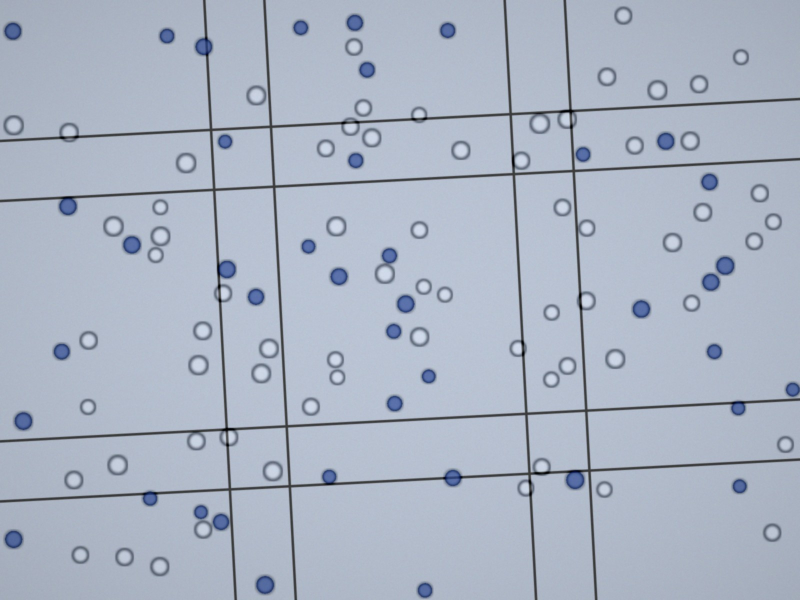
#> input picture examples/synthetic_trypan.jpg, 1600 x 1200 px (shown at 1/2 size)
$ python -i grid.py   (imports and definitions only)
#> lines starting #> are read from the running program, lines starting #| are printed output that depends on the picture; after the words box and inside, x2 and y2 are one past the last pixel; in counts of white or black regions, pixels touching at a corner belong together
### foscount/core/fov.py
"""Field-of-view handling for photos taken through the eyepiece.

Phone or camera photos taken through the eyepiece show a round, bright field
of view surrounded by black. The black part must be ignored: it would distort
the background estimate, the noise threshold and the grid search.
"""

from __future__ import annotations

import cv2
import numpy as np


def field_of_view(gray: np.ndarray) -> np.ndarray | None:
    """Boolean mask of the illuminated field, or ``None`` if (almost) the
    whole image is illuminated."""
    g = gray.astype(np.float32)
    small_f = min(1.0, 400.0 / max(g.shape))
    small = cv2.resize(g, None, fx=small_f, fy=small_f, interpolation=cv2.INTER_AREA)
    small = cv2.GaussianBlur(small, (0, 0), 2)
    bright = float(np.percentile(small, 75))
    dark = small < 0.35 * bright
    # only dark regions touching the image border count as "outside"
    n, lab = cv2.connectedComponents(dark.astype(np.uint8))
    border = set(np.unique(np.concatenate([lab[0], lab[-1], lab[:, 0], lab[:, -1]]))) - {0}
    outside = np.isin(lab, list(border)) & dark
    if outside.mean() < 0.03:
        return None
    inside = ~outside
    # stay clear of the blurry rim of the field
    k = max(3, int(round(0.015 * max(small.shape))) | 1)
    inside = cv2.erode(inside.astype(np.uint8), cv2.getStructuringElement(cv2.MORPH_ELLIPSE, (k, k)))
    mask = cv2.resize(inside, (g.shape[1], g.shape[0]), interpolation=cv2.INTER_NEAREST) > 0
    return mask


def fill_outside(gray: np.ndarray, mask: np.ndarray | None) -> np.ndarray:
    """Replace everything outside the field of view by the median inside."""
    if mask is None:
        return gray
    out = gray.astype(np.float32).copy()
    out[~mask] = float(np.median(out[mask]))
    return out

### foscount/core/grid.py
"""Detection of the Bürker counting grid.

Approach
--------
1. Enhance thin line structures with a morphological top-hat / black-hat.
2. Estimate the grid rotation by searching the angle that makes the row and
   column projection profiles sharpest (lines then add up in a single bin while
   cells average out).
3. Deskew and find line positions as peaks in the projection profiles.
4. Classify the gaps between consecutive lines. In a Bürker chamber the large
   counting squares (0.2 mm) are four times wider than the strips between the
   double lines (0.05 mm), so the largest regular gap is a counting square.

All square coordinates are expressed in the *grid frame*: the image rotated by
``grid.angle_deg`` around ``grid.center``. Use :func:`to_grid_frame` and
:func:`from_grid_frame` to convert points.
"""

from __future__ import annotations

import cv2
import numpy as np
from scipy.ndimage import median_filter
from scipy.signal import find_peaks, peak_widths

from .fov import field_of_view, fill_outside
from .models import Chamber, Grid, Square


# ----------------------------------------------------------------- transforms
def _matrix(grid: Grid) -> np.ndarray:
    return cv2.getRotationMatrix2D(grid.center, grid.angle_deg, 1.0)


def to_grid_frame(grid: Grid, pts: np.ndarray) -> np.ndarray:
    """Image coordinates (N,2) -> grid frame coordinates (N,2)."""
    pts = np.asarray(pts, dtype=np.float64).reshape(-1, 2)
    m = _matrix(grid)
    return pts @ m[:, :2].T + m[:, 2]


def from_grid_frame(grid: Grid, pts: np.ndarray) -> np.ndarray:
    pts = np.asarray(pts, dtype=np.float64).reshape(-1, 2)
    inv = cv2.invertAffineTransform(_matrix(grid))
    return pts @ inv[:, :2].T + inv[:, 2]


def square_corners(grid: Grid, sq: Square) -> np.ndarray:
    """The 4 corners of a square in image coordinates (TL, TR, BR, BL)."""
    pts = np.array([[sq.x0, sq.y0], [sq.x1, sq.y0], [sq.x1, sq.y1], [sq.x0, sq.y1]])
    return from_grid_frame(grid, pts)


# ------------------------------------------------------------------ detection
def _to_gray(img: np.ndarray) -> np.ndarray:
    if img.ndim == 3:
        img = cv2.cvtColor(img, cv2.COLOR_BGR2GRAY)
    return img.astype(np.float32)


def _line_maps(gray: np.ndarray) -> list[np.ndarray]:
    k = max(7, int(round(min(gray.shape) * 0.015)) | 1)
    kernel = cv2.getStructuringElement(cv2.MORPH_RECT, (k, k))
    dark = cv2.morphologyEx(gray, cv2.MORPH_BLACKHAT, kernel)
    bright = cv2.morphologyEx(gray, cv2.MORPH_TOPHAT, kernel)
    return [dark, bright]


def _rotate(img: np.ndarray, angle: float, center: tuple[float, float]) -> tuple[np.ndarray, np.ndarray]:
    h, w = img.shape[:2]
    m = cv2.getRotationMatrix2D(center, angle, 1.0)
    rot = cv2.warpAffine(img, m, (w, h), flags=cv2.INTER_LINEAR, borderValue=0)
    valid = cv2.warpAffine(np.ones((h, w), np.float32), m, (w, h),
                           flags=cv2.INTER_NEAREST, borderValue=0)
    return rot, valid


def _profiles(enh: np.ndarray, valid: np.ndarray) -> tuple[np.ndarray, np.ndarray]:
    col_n = valid.sum(axis=0)
    row_n = valid.sum(axis=1)
    col = enh.sum(axis=0) / np.maximum(col_n, 1)
    row = enh.sum(axis=1) / np.maximum(row_n, 1)
    # ignore columns/rows that are mostly outside the (rotated) field
    col[col_n < 0.4 * col_n.max()] = 0
    row[row_n < 0.4 * row_n.max()] = 0
    return col, row


def _sharpness(profile: np.ndarray) -> float:
    p = profile[profile > 0]
    if p.size < 10:
        return 0.0
    return float(np.std(p) / (np.mean(p) + 1e-6))


def estimate_angle(enh: np.ndarray, max_angle: float = 12.0) -> tuple[float, float]:
    """Return (angle_deg, score) maximising projection sharpness."""
    h, w = enh.shape
    s = min(1.0, 700.0 / max(h, w))
    small = cv2.resize(enh, (int(w * s), int(h * s)), interpolation=cv2.INTER_AREA)
    c = (small.shape[1] / 2.0, small.shape[0] / 2.0)

    def score(a: float) -> float:
        rot, valid = _rotate(small, a, c)
        col, row = _profiles(rot, valid)
        return _sharpness(col) + _sharpness(row)

    angles = np.arange(-max_angle, max_angle + 1e-9, 0.5)
    scores = [score(a) for a in angles]
    best = float(angles[int(np.argmax(scores))])
    for step in (0.1, 0.02):
        fine = np.arange(best - 5 * step, best + 5 * step + 1e-9, step)
        fs = [score(a) for a in fine]
        best = float(fine[int(np.argmax(fs))])
    return best, max(scores)


def find_lines(profile: np.ndarray, min_sep: int) -> tuple[np.ndarray, float]:
    """Line positions (sub-pixel) as peaks in a projection profile, plus the
    median full width of the lines at 25 % of their height."""
    p = profile.astype(np.float64)
    nz = p > 0
    if nz.sum() < 10:
        return np.array([]), 0.0
    base = median_filter(p, size=max(15, 4 * min_sep) | 1, mode="nearest")
    d = p - base
    d[~nz] = 0
    noise = 1.4826 * np.median(np.abs(d[nz] - np.median(d[nz]))) + 1e-9
    peaks, props = find_peaks(d, distance=max(2, min_sep), prominence=6 * noise)
    if peaks.size == 0:
        return peaks.astype(float), 0.0
    # keep only peaks clearly above the typical peak height (rejects texture)
    # grid lines span the whole image, so they are by far the strongest peaks;
    # cells (especially dark, stained ones) only make small bumps
    strong = props["prominences"] >= 0.3 * props["prominences"].max()
    peaks = peaks[strong]
    width = float(np.median(peak_widths(d, peaks, rel_height=0.75)[0]))
    # sub-pixel refinement by parabola fit
    out = []
    for i in peaks:
        if 0 < i < len(d) - 1:
            a, b, c = d[i - 1], d[i], d[i + 1]
            den = a - 2 * b + c
            off = 0.5 * (a - c) / den if den != 0 else 0.0
            out.append(i + float(np.clip(off, -0.5, 0.5)))
        else:
            out.append(float(i))
    return np.array(out), width


def _square_intervals(lines: np.ndarray) -> tuple[list[tuple[float, float]], float | None, bool]:
    """Pick the gaps between lines that are large counting squares.

    Returns (intervals, square_size_px, confident). ``confident`` is True when
    strips with ~1/4 of the square size were also found, confirming the scale.
    """
    if len(lines) < 2:
        return [], None, False
    gaps = np.diff(lines)
    big = gaps.max()
    cand = gaps[gaps >= 0.7 * big]
    size = float(np.median(cand))
    intervals = [(float(lines[i]), float(lines[i + 1]))
                 for i, g in enumerate(gaps) if 0.8 * size <= g <= 1.2 * size]
    ratio = 0.05 / 0.2
    has_strips = bool(np.any(np.abs(gaps / size - ratio) < 0.08))
    return intervals, size, has_strips


def detect_grid(img: np.ndarray, chamber: Chamber | None = None,
                max_angle: float = 12.0) -> Grid | None:
    """Detect the counting grid. Returns ``None`` if no square was found."""
    chamber = chamber or Chamber()
    gray = _to_gray(img)
    h, w = gray.shape
    center = (w / 2.0, h / 2.0)
    fov = field_of_view(gray)
    gray = fill_outside(gray, fov)

    best: Grid | None = None
    best_score = -1.0
    for enh in _line_maps(gray):
        if fov is not None:
            enh = enh * fov
        angle, score = estimate_angle(enh, max_angle)
        rot, valid = _rotate(enh, angle, center)
        if fov is not None:
            valid = valid * _rotate(fov.astype(np.float32), angle, center)[0]
        col, row = _profiles(rot, valid)
        min_sep = max(3, int(min(h, w) * 0.004))
        v, vw = find_lines(col, min_sep)
        hl, hw = find_lines(row, min_sep)
        xi, xs, xconf = _square_intervals(v)
        yi, ys, yconf = _square_intervals(hl)
        if not xi or not yi:
            continue
        # squares must be (roughly) square and big enough to count in; tiny
        # "squares" come from the 2-3 lines of a double/triple line
        if not (0.75 < xs / ys < 1.33):
            continue
        if min(xs, ys) < 0.08 * min(h, w):
            continue
        sc = (score + (1.0 if (xconf and yconf) else 0.0)
              + 0.25 * np.log1p(len(xi) * len(yi)))
        if sc > best_score:
            squares = []
            for r, (y0, y1) in enumerate(yi):
                for c, (x0, x1) in enumerate(xi):
                    squares.append(Square(x0, y0, x1, y1, row=r, col=c))
            if fov is not None:  # only squares completely inside the field
                tmp = Grid(angle_deg=angle, center=center)
                keep = []
                for q in squares:
                    pts = np.round(square_corners(tmp, q)).astype(int)
                    if all(0 <= x < w and 0 <= y < h and fov[y, x] for x, y in pts):
                        keep.append(q)
                squares = keep
                if not squares:
                    continue
            px_per_mm = 0.5 * (xs + ys) / chamber.square_side_mm
            best = Grid(angle_deg=angle, center=center, squares=squares,
                        px_per_mm=px_per_mm, v_lines=list(v), h_lines=list(hl),
                        line_width_px=max(vw, hw), strips_found=bool(xconf and yconf))
            best_score = sc
    return best


def empty_grid(img_shape: tuple[int, ...]) -> Grid:
    h, w = img_shape[:2]
    return Grid(angle_deg=0.0, center=(w / 2.0, h / 2.0))


def line_mask(grid: Grid, shape: tuple[int, ...], width: int = 3) -> np.ndarray:
    """Binary mask (uint8) of detected grid lines in image coordinates."""
    h, w = shape[:2]
    mask = np.zeros((h, w), np.uint8)
    big = 2 * max(h, w)
    for x in grid.v_lines:
        p = from_grid_frame(grid, np.array([[x, -big], [x, big]]))
        cv2.line(mask, tuple(np.round(p[0]).astype(int)), tuple(np.round(p[1]).astype(int)), 255, width)
    for y in grid.h_lines:
        p = from_grid_frame(grid, np.array([[-big, y], [big, y]]))
        cv2.line(mask, tuple(np.round(p[0]).astype(int)), tuple(np.round(p[1]).astype(int)), 255, width)
    return mask

>>> import cv2
>>> picture = cv2.imread('../../examples/synthetic_trypan.jpg')
#> picture is the input picture: shape (1200, 1600, 3); mean B, G, R 195.7, 180, 170.9
>>> result = detect_grid(picture)
#> in _to_gray, `img = cv2.cvtColor(img, cv2.COLOR_BGR2GRAY)`:
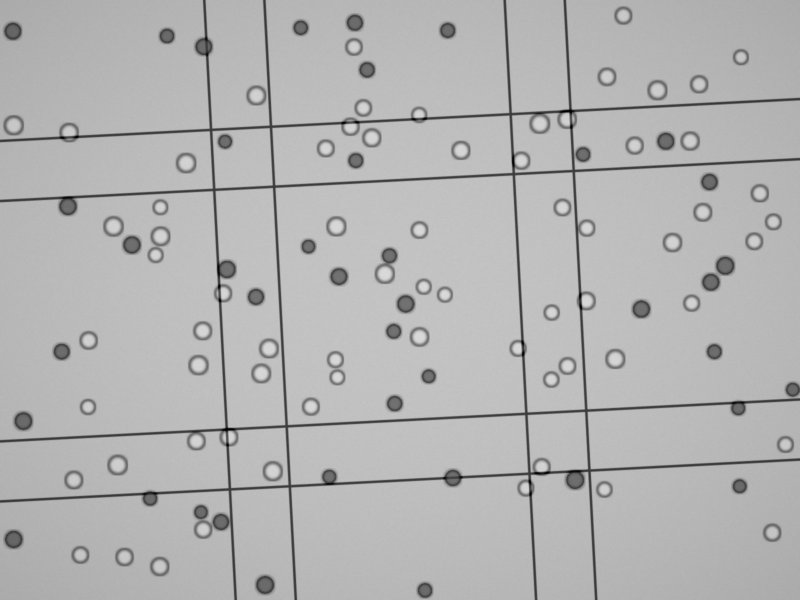
#> img: shape (1200, 1600) (shown at 1/2 size); min 0, max 219, mean 179
#> in field_of_view, `small = cv2.GaussianBlur(small, (0, 0), 2)`:
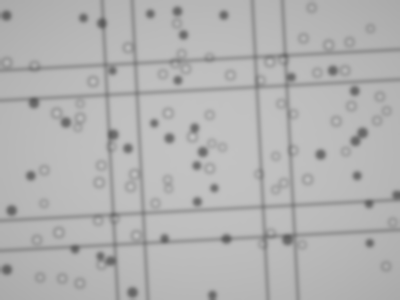
#> small: shape (300, 400) float32; min 92.75, max 194.5, mean 179
#> in field_of_view, `bright = float(np.percentile(small, 75))`: bright = 187.6
#> in field_of_view, `dark = small < 0.35 * bright`: dark: shape (300, 400) bool; every value is 0
#> in field_of_view, `n, lab = cv2.connectedComponents(dark.astype(np.uint8))`: lab: shape (300, 400) int32; every value is 0
#> in field_of_view, `n, lab = cv2.connectedComponents(dark.astype(np.uint8))`: n = 1
#> in field_of_view, `border = set(np.unique(np.concatenate([lab[0], lab[-1], lab[:, 0], lab..`: border = 0 items
#> in _line_maps, `k = max(7, int(round(min(gray.shape) * 0.015)) | 1)`: k = 19
#> in _line_maps, `bright = cv2.morphologyEx(gray, cv2.MORPH_TOPHAT, kernel)`:
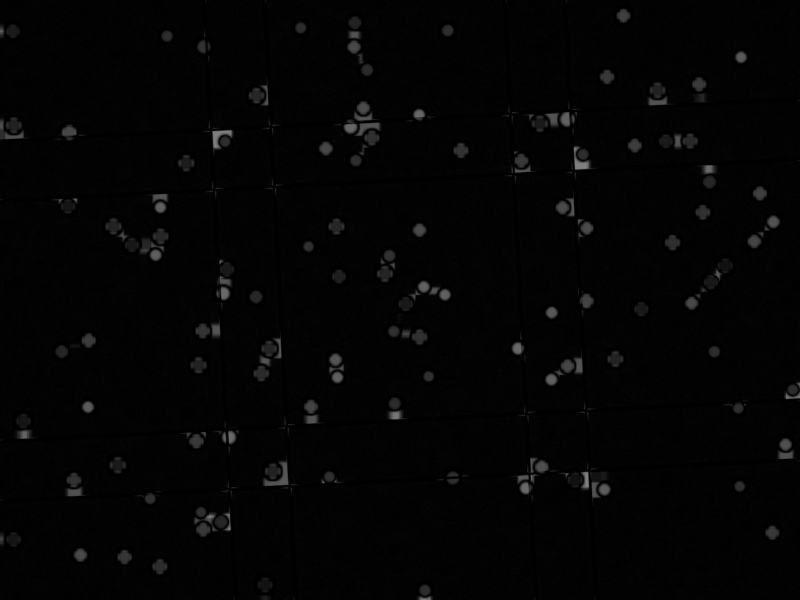
#> bright: shape (1200, 1600) float32 (shown at 1/2 size); min 0, max 131, mean 4
#> the loop in detect_grid, `for enh in _line_maps(gray):` made 2 passes
#> (s in estimate_angle, c in estimate_angle, angle, score) on pass 1: (0.438, (350, 262.5), -3, 3.15)
#> (s in estimate_angle, c in estimate_angle, angle, score) on pass 2: (0.438, (350, 262.5), -3, 0.853)
#> pass 1, in estimate_angle, `small = cv2.resize(enh, (int(w * s), int(h * s)), interpolation=cv2.IN..`:
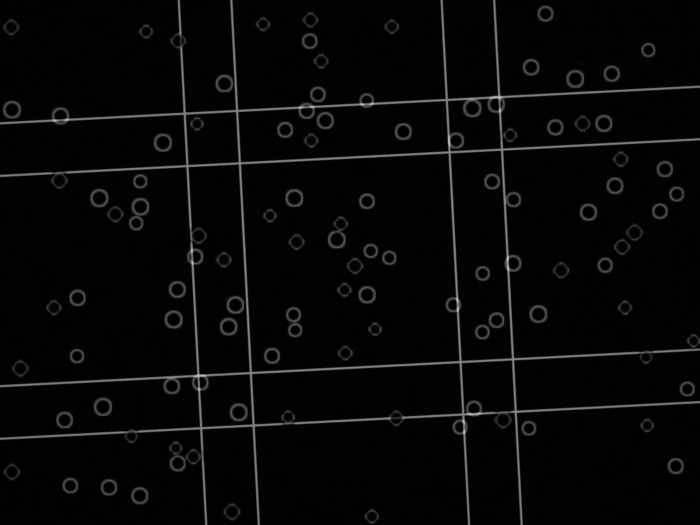
#> small: shape (525, 700) float32; min 0, max 190.8, mean 7.8
#> pass 1, in _rotate, `rot = cv2.warpAffine(img, m, (w, h), flags=cv2.INTER_LINEAR, borderVal..`:
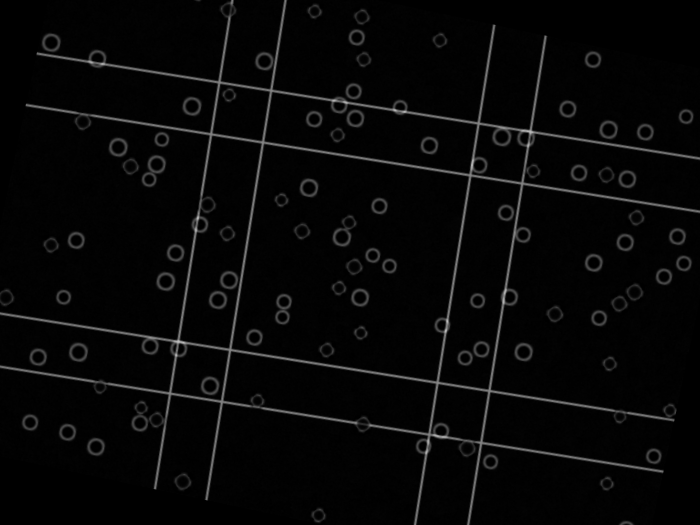
#> rot: shape (525, 700) float32; min 0, max 190.3, mean 7.5
#> after the loop in detect_grid, `for enh in _line_maps(gray):`:
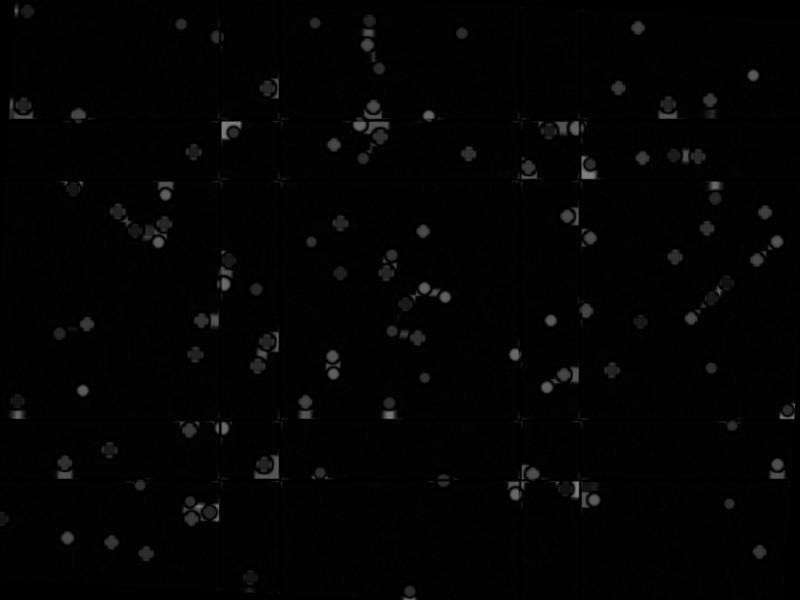
#> rot: shape (1200, 1600) float32 (shown at 1/2 size); min 0, max 131, mean 4
#> after the loop in detect_grid, `for enh in _line_maps(gray):`:
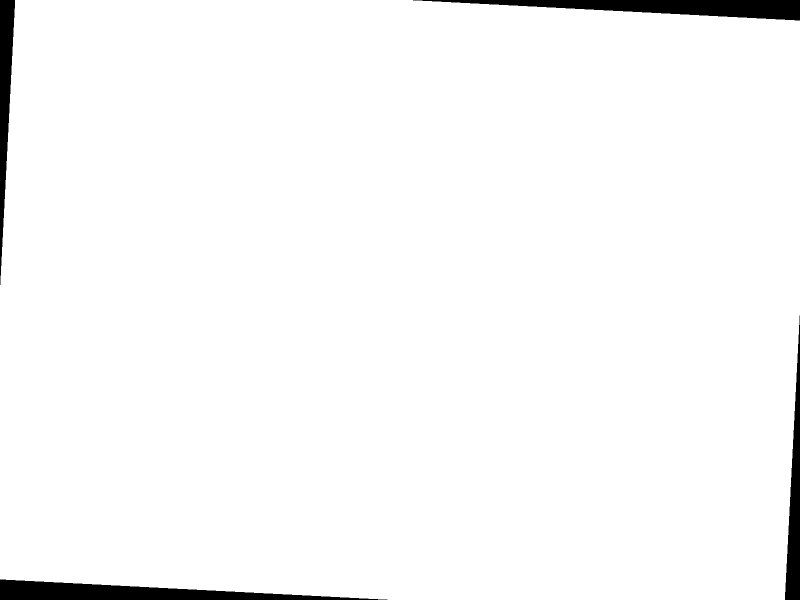
#> valid: shape (1200, 1600) float32 (shown at 1/2 size); values 0 (black) and 1 (white), 97.4% white; 4 black regions, box (x1, y1, x2, y2) and area: (0, 1159, 775, 1200) 16139, (826, 0, 1600, 41) 16096, (0, 0, 30, 570) 8800, (1570, 631, 1600, 1200) 8771
#> after the loop in detect_grid, `for enh in _line_maps(gray):`: best_score = 4.33; px_per_mm = 2400.1; squares = 1 item

$ run again, on examples/synthetic_unstained.jpg
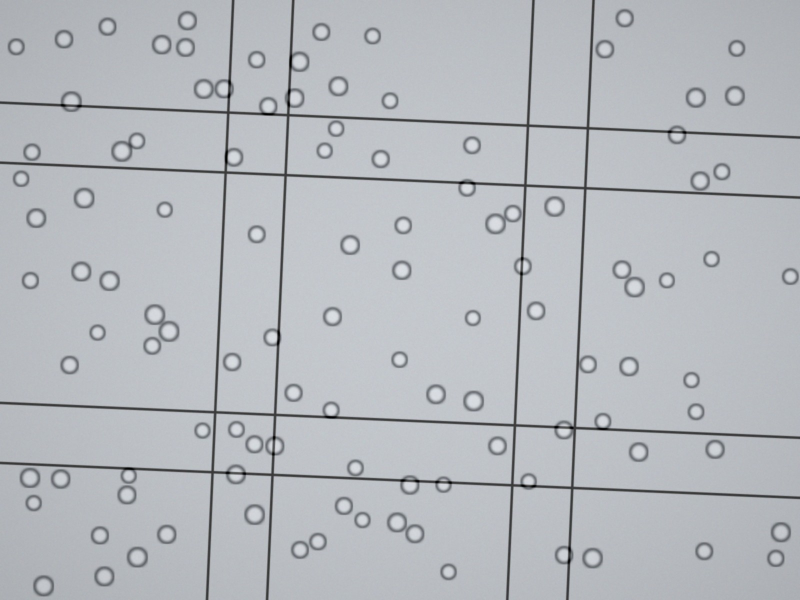
#> input picture examples/synthetic_unstained.jpg, 1600 x 1200 px (shown at 1/2 size)
#> picture is the input picture: shape (1200, 1600, 3); mean B, G, R 189.4, 184.6, 181.3
#> in field_of_view, `bright = float(np.percentile(small, 75))`: bright = 192.2
#> lab: shape (300, 400) int32; every value is 0
#> n = 1
#> border = 0 items
#> k = 19
#> the loop in detect_grid, `for enh in _line_maps(gray):` made 2 passes
#> (s in estimate_angle, c in estimate_angle, angle, score) on pass 1: (0.438, (350, 262.5), 2.5, 3)
#> pass 1, in estimate_angle, `small = cv2.resize(enh, (int(w * s), int(h * s)), interpolation=cv2.IN..`:
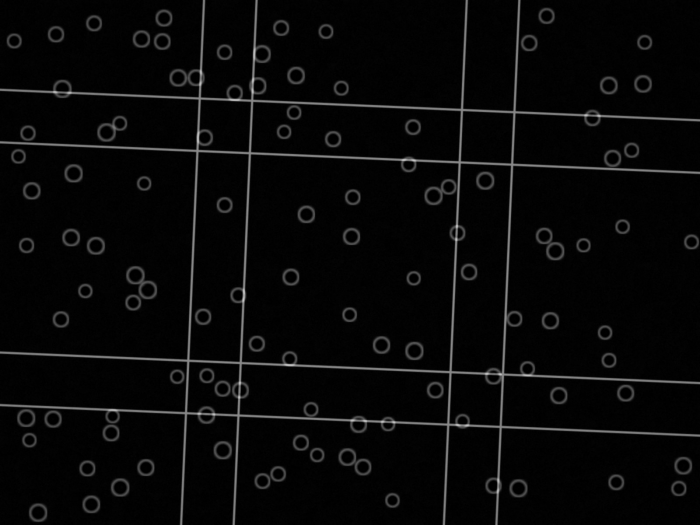
#> small: shape (525, 700) float32; min 0, max 196.7, mean 8.5
#> after the loop in detect_grid, `for enh in _line_maps(gray):`:
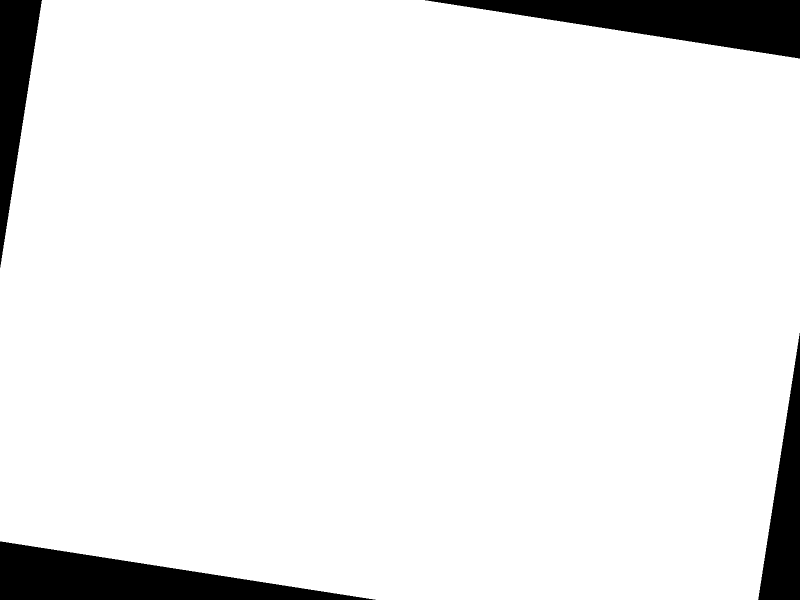
#> valid: shape (1200, 1600) float32 (shown at 1/2 size); values 0 (black) and 1 (white), 93.1% white; 4 black regions, box (x1, y1, x2, y2) and area: (0, 1083, 751, 1200) 44229, (850, 0, 1600, 117) 44100, (0, 0, 84, 535) 22559, (1516, 666, 1600, 1200) 22482
#> after the loop in detect_grid, `for enh in _line_maps(gray):`: best_score = 4.18; px_per_mm = 2400; squares = 1 item
